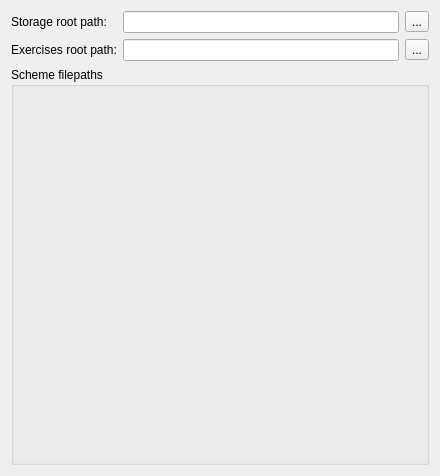
<?xml version="1.0" encoding="UTF-8"?>
<ui version="4.0">
 <class>StorageSettingsWidget</class>
 <widget class="QWidget" name="StorageSettingsWidget">
  <property name="geometry">
   <rect>
    <x>0</x>
    <y>0</y>
    <width>440</width>
    <height>476</height>
   </rect>
  </property>
  <property name="windowTitle">
   <string>Paths</string>
  </property>
  <layout class="QGridLayout" name="gridLayout_2">
   <item row="0" column="0">
    <widget class="QLabel" name="label">
     <property name="text">
      <string>Storage root path:</string>
     </property>
    </widget>
   </item>
   <item row="0" column="1">
    <widget class="QLineEdit" name="lineEditStorageRoot"/>
   </item>
   <item row="0" column="2">
    <widget class="QToolButton" name="toolButtonStorageRoot">
     <property name="text">
      <string>...</string>
     </property>
     <property name="icon">
      <iconset theme="folder">
       <normaloff/>
      </iconset>
     </property>
    </widget>
   </item>
   <item row="1" column="0">
    <widget class="QLabel" name="label_2">
     <property name="text">
      <string>Exercises root path:</string>
     </property>
    </widget>
   </item>
   <item row="1" column="1">
    <widget class="QLineEdit" name="lineEditExercisesRoot"/>
   </item>
   <item row="1" column="2">
    <widget class="QToolButton" name="toolButtonExercisesRoot">
     <property name="text">
      <string>...</string>
     </property>
     <property name="icon">
      <iconset theme="folder">
       <normaloff/>
      </iconset>
     </property>
    </widget>
   </item>
   <item row="2" column="0" colspan="3">
    <widget class="QGroupBox" name="gbSchemeFilepaths">
     <property name="title">
      <string>Scheme filepaths</string>
     </property>
     <layout class="QVBoxLayout" name="verticalLayout">
      <item>
       <layout class="QGridLayout" name="lSchemeFilepaths"/>
      </item>
     </layout>
    </widget>
   </item>
  </layout>
 </widget>
 <resources/>
 <connections/>
</ui>
